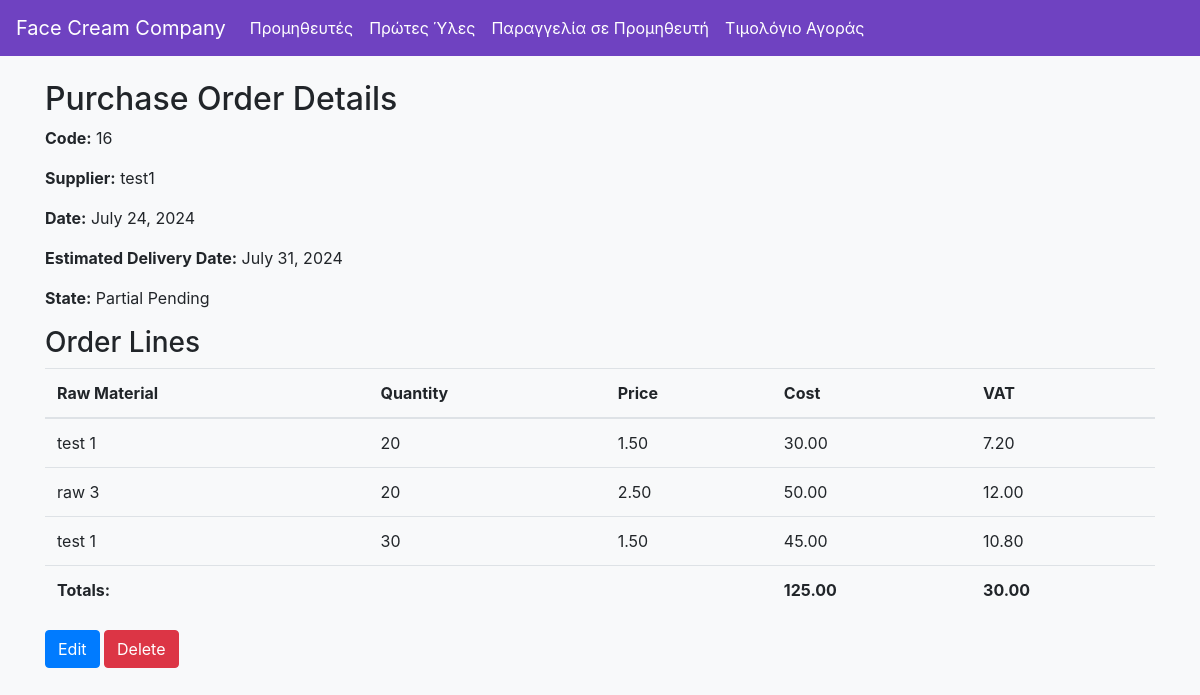
The page /api/purchase-orders/61/ on the database as committed earlier.
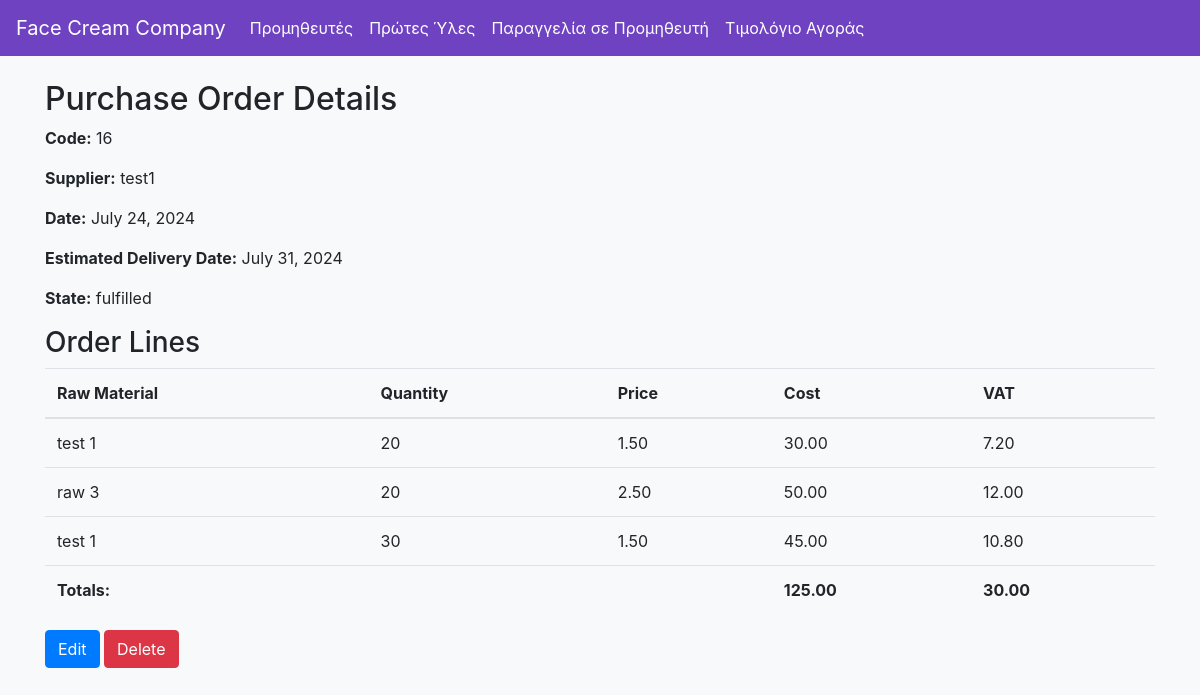
The same page on the database as committed later.
### raw_materials/models.py (models this page shows, shortened)
class PurchaseOrder(models.Model):
    ORDER_STATES = [
        ('pending', 'Pending'),
        ('completed', 'Completed'),
        ('partial_pending', 'Partial Pending'),
    ]
    code = models.CharField(max_length=20, unique=True)
    supplier = models.ForeignKey(Supplier, on_delete=models.CASCADE)
    date = models.DateField()
    estimated_delivery_date = models.DateField()
    state = models.CharField(max_length=20, choices=ORDER_STATES, default='pending')
    """def save(self, *args, **kwargs):
        if self.is_connected_to_order():
            purchase_order = self.purchase_order_code
            purchase_order.status = 'invoiced'
            purchase_order.save()
        super().save(*args, **kwargs)"""
    def save(self, *args, **kwargs):
        super().save(*args, **kwargs)

class Supplier(models.Model):
    code = models.CharField(max_length=20, unique=True)
    name = models.CharField(max_length=100)
    address = models.TextField()
    phone = models.CharField(max_length=15)
    mobile = models.CharField(max_length=15)
    email = models.EmailField()
    def __str__(self):
        return self.name

### raw_materials/views.py (the view)
# urls.py: path('purchase-orders/<int:pk>/', PurchaseOrderDetailView.as_view(), name='purchaseorder_detail'),
class PurchaseOrderDetailView(DetailView):
    model = PurchaseOrder
    template_name = 'raw_materials/purchaseorder_detail.html'
    context_object_name = 'purchaseorder'
    def get_context_data(self, **kwargs):
        context = super().get_context_data(**kwargs)
        context['lines'] = self.object.purchaseorderline_set.all()
        context['total_cost'] = sum(line.cost for line in context['lines'])
        context['total_vat'] = sum(line.vat for line in context['lines'])
        return context

### raw_materials/models.py (called while the page is built)
    def __str__(self):
        return self.name

    @property
    def cost(self):
        if self.quantity is not None and self.price is not None:
            return self.quantity * self.price
        return None

### raw_materials/templates/raw_materials/purchaseorder_detail.html
{% extends "base.html" %}
{% block content %}
<h2>Purchase Order Details</h2>
<p><strong>Code:</strong> {{ purchaseorder.code }}</p>
<p><strong>Supplier:</strong> {{ purchaseorder.supplier }}</p>
<p><strong>Date:</strong> {{ purchaseorder.date }}</p>
<p><strong>Estimated Delivery Date:</strong> {{ purchaseorder.estimated_delivery_date }}</p>
<p><strong>State:</strong> {{ purchaseorder.get_state_display }}</p>
<h3>Order Lines</h3>
<table class="table">
    <thead>
        <tr>
            <th>Raw Material</th>
            <th>Quantity</th>
            <th>Price</th>
            <th>Cost</th>
            <th>VAT</th>
        </tr>
    </thead>
    <tbody>
        {% for line in lines %}
        <tr>
            <td>{{ line.raw_material }}</td>
            <td>{{ line.quantity }}</td>
            <td>{{ line.price }}</td>
            <td>{{ line.cost }}</td>
            <td>{{ line.vat }}</td>
        </tr>
        {% endfor %}
    </tbody>
    <tfoot>
        <tr>
            <td colspan="3"><strong>Totals:</strong></td>
            <td><strong>{{ total_cost }}</strong></td>
            <td><strong>{{ total_vat }}</strong></td>
        </tr>
    </tfoot>
</table>
<a href="{% url 'purchaseorder_update' purchaseorder.pk %}" class="btn btn-primary">Edit</a>
<a href="{% url 'purchaseorder_delete' purchaseorder.pk %}" class="btn btn-danger">Delete</a>
{% endblock %}

Rows that differ between the two databases and show on the page:
changed PurchaseOrder "test1": state "Partial Pending" → "fulfilled"
